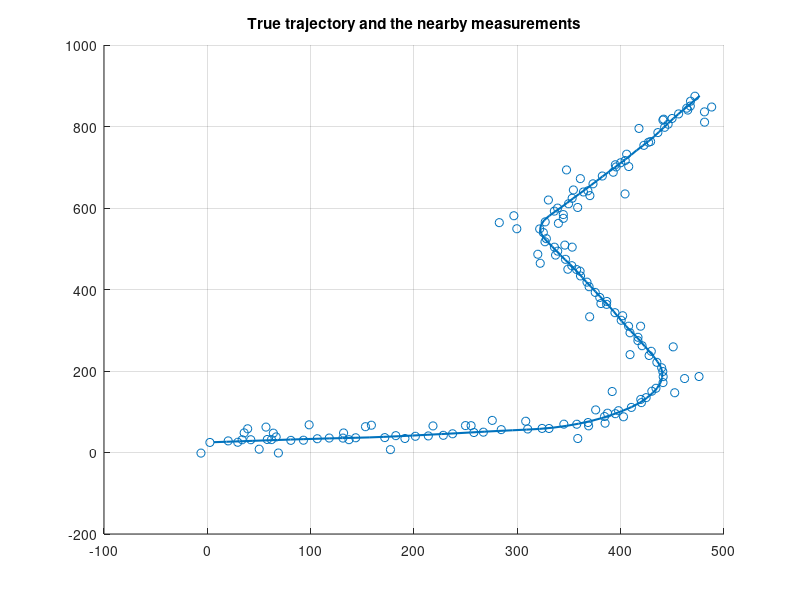
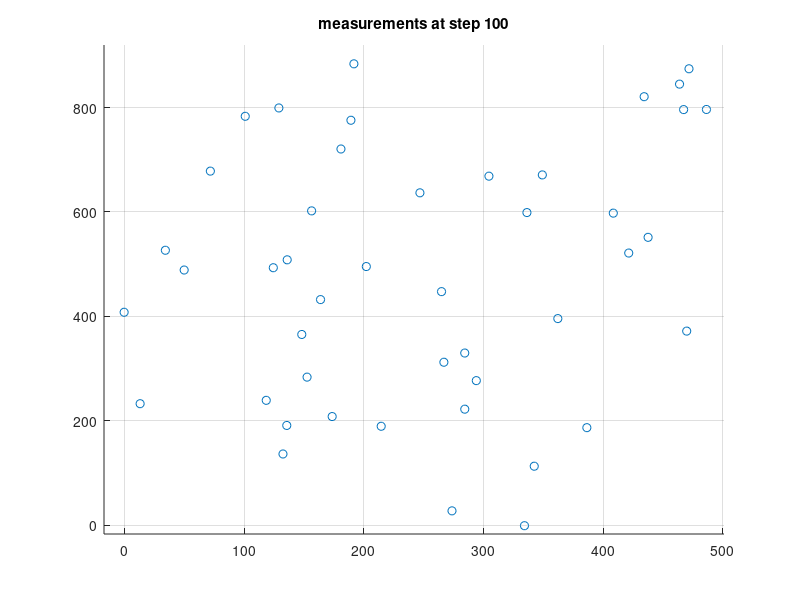

The MATLAB source for these figures, in order: (Note: this script raises an error after producing the figures.)
%% 
clc; clear; close all;

%% load data
usePregen = true; % you can generate your own data if set to false
if usePregen
    load task2data.mat;
else
    K = 100;
    Ts = 2.5;
    r = 5;
    q = [0.005, 1e-6*pi]; % q(1): CV noise (effective all the time), q(2): CT noise (effective only in turns)
    init.x = [0; 0; 2; 0; 0];
    init.P = diag([25, 25, 3, 3, 0.0005].^2);
    % detection and false alarm
    PDtrue = 0.9;
    lambdatrue = 1e-4;
    [Xgt, Z, a] = simulate_atc_track(Ts, K, q, r, init, PDtrue, lambdatrue, false);
end
%%

% plot measurements close to the trajectory
figure(1); clf; hold on; grid on;
Zplotdata = [];
plotMeasDist = 45;
for k = 1:K
   toPlot = false(size(Z{k},2),1);
   for j = 1:size(Z{k}, 2)
        v = Z{k}(:, j) - Xgt(1:2, k);
        toPlot(j) = v' * v <= plotMeasDist^2;
   end
   Zplotdata = [Zplotdata, Z{k}(:, toPlot)];
end
set(gca, 'ColorOrderIndex', 2)
scatter(Zplotdata(1,:), Zplotdata(2,:));
set(gca, 'ColorOrderIndex', 1)
plot(Xgt(1,:),Xgt(2,:), 'LineWidth',1.5);
title('True trajectory and the nearby measurements')
%%
% play measurement movie. Remember that you can click the stop button.
figure(2); clf; grid on;
set(gcf,'Visible','on')
plotpause = 0.1; % sets a pause in between time steps if it goes to fast
minZ = min(Xgt(1:2, :), [], 2);
maxZ = max(Xgt(1:2, :), [], 2);
minZ = minZ - 0.05*(maxZ - minZ);
maxZ = maxZ + 0.05*(maxZ - minZ);
for k = 1:K
    scatter(Z{k}(1,:), Z{k}(2,:))
    title(sprintf('measurements at step %d', k))
    axis([minZ(1), maxZ(1), minZ(2), maxZ(2)])
    grid on;
    drawnow;
    pause(plotpause);
end

%% %%%%%%%%%%%%%%%%%%%%%%%%%%%%%%%%%%%%%%%%%%%%%%%%%%%%%%%%%%%%%%%%%%%%%%%%
%%%%%%%%%%%%%%%%%%%%%%%%%%%%%%%%% PART I %%%%%%%%%%%%%%%%%%%%%%%%%%%%%%%%%%
%%%%%%%%%%%%%%%%%%%%%%%%%%%%%%%%%%%%%%%%%%%%%%%%%%%%%%%%%%%%%%%%%%%%%%%%%%%
% Look at individual EKF-PDAs
r = 5; 
qCV = 0.05;                % acceleration covariance                      
qCT = [0.05 , 0.000025];   % acceleration, turn rate covariance   

lambda = 1e-3;
PD = 0.8;
gateSize = 5^2;
% choose model to tune
s = 2;
%%%%%%%%%%%%%%%%%%%%%%%%%%%%%%%%%%%%%%%%%%%%%%%%%%%%%%%%%%%%%%%%%%%%%%%%%%%
% make models
models =  cell(2,1);
models{1} = EKF(discreteCVmodel(qCV, r));
models{2} = EKF(discreteCTmodel(qCT, r));

tracker =  cell(2,1);
tracker{1} = PDAF(models{1}, lambda, PD, gateSize);
tracker{2} = PDAF(models{2}, lambda, PD, gateSize);

% % % % allocate
xbar = zeros(5, K);
Pbar = zeros(5, 5, K);
xhat = zeros(5, K);
Phat = zeros(5, 5, K);
NEES = zeros(K, 1);
NEESpos = zeros(K, 1);
NEESvel = zeros(K, 1);

% initialize filter
xbar(:, 1) = [0; 0; 2; 0; 0];
Pbar(:, : ,1) = diag([25, 25, 3, 3, 0.0005].^2);

% filter
for k = 1:K
    [xhat(:, k) , Phat(:, :, k)] = tracker{s}.update(Z{k}, xbar(:, k), Pbar(:,: ,k));
    NEES(k) = ((xhat(1:3+s, k) - Xgt(1:3+s, k))' / squeeze(Phat(1:3+s, 1:3+s, k))) * (xhat(1:3+s, k) - Xgt(1:3+s, k));
    NEESpos(k) = ((xhat(1:2, k) - Xgt(1:2, k))' / squeeze(Phat(1:2, 1:2, k))) * (xhat(1:2, k) - Xgt(1:2, k));
    NEESvel(k) = ((xhat(3:4, k) - Xgt(3:4, k))' / squeeze(Phat(3:4, 3:4, k))) * (xhat(3:4 ,k) - Xgt(3:4 ,k));
    if k < K
        [xbar(:, k+1), Pbar(:, :, k+1)] = tracker{s}.predict(xhat(:, k), Phat(:, :, k), Ts);
    end
end

% errors
poserr = sqrt(sum((xhat(1:2,:) - Xgt(1:2,:)).^2, 1));
posRMSE = sqrt(mean(poserr.^2));
velerr = sqrt(sum((xhat(3:4, :) - Xgt(3:4, :)).^2, 1));
velRMSE = sqrt(mean(velerr.^2));

% consistency
chi2inv([0.025, 0.975], K*2)/K
ANEESpos = mean(NEESpos)
ANEESvel = mean(NEESvel)

chi2inv([0.025, 0.975], K*4)/K  %% 4*k = antall frihetsgrader
ANEES = mean(NEES)

% plot
figure(3); clf; hold on; grid on;
plot(xhat(1,:), xhat(2,:));
plot(Xgt(1, :), Xgt(2, :))
axis('equal')
%scatter(Z(1,:), Z(2, :));
title(sprintf('posRMSE = %.3f, velRMSE = %.3f',posRMSE, velRMSE))

figure(4); clf; hold on; grid on;
plot(xhat(5,:))
plot(Xgt(5,:))
ylabel('omega')

figure(5); clf;
subplot(3,1,1);
plot(NEES); grid on; hold on;
ylabel('NEES');
ciNEES = chi2inv([0.05, 0.95], 4);
inCI = sum((NEES >= ciNEES(1)) .* (NEES <= ciNEES(2)))/K * 100;
plot([1,K], repmat(ciNEES',[1,2])','r--')
text(104, -5, sprintf('%.2f%% inside CI', inCI),'Rotation',90);

subplot(3,1,2);
plot(NEESpos); grid on; hold on;
ylabel('NEESpos');
ciNEES = chi2inv([0.05, 0.95], 2);
inCI = sum((NEESpos >= ciNEES(1)) .* (NEESpos <= ciNEES(2)))/K * 100;
plot([1,K], repmat(ciNEES',[1,2])','r--')
text(104, -5, sprintf('%.2f%% inside CI', inCI),'Rotation',90);

subplot(3,1,3);
plot(NEESvel); grid on; hold on;
ylabel('NEESvel');
ciNEES = chi2inv([0.05, 0.95], 2);
inCI = sum((NEESvel >= ciNEES(1)) .* (NEESvel <= ciNEES(2)))/K * 100;
plot([1,K], repmat(ciNEES',[1,2])','r--')
text(104, -5, sprintf('%.2f%% inside CI', inCI),'Rotation',90);

%% %%%%%%%%%%%%%%%%%%%%%%%%%%%%%%%%%%%%%%%%%%%%%%%%%%%%%%%%%%%%%%%%%%%%%%%%
%%%%%%%%%%%%%%%%%%%%%%%%%%%%%%%%% PART II %%%%%%%%%%%%%%%%%%%%%%%%%%%%%%%%%
%%%%%%%%%%%%%%%%%%%%%%%%%%%%%%%%%%%%%%%%%%%%%%%%%%%%%%%%%%%%%%%%%%%%%%%%%%%
% IMM-PDA

% sensor 
r = 6;
lambda = 1e-3;
PD = 0.8;
gateSize = 10^2;

% dynamic models
qCV = 0.1;
qCT = [0.005, 0.000025];
x0 = [0; 0; 2; 0; 0];
P0 = diag([25, 25, 3, 3, 0.0005].^2);

% markov chain (you are free to parametrize this in another way)
PI11 = 0.95;
PI22 = 0.95;
p10 = 0.5;  % initial mode probability
%%%%%%%%%%%%%%%%%%%%%%%%%%%%%%%%%%%%%%%%%%%%%%%%%%%%%%%%%%%%%%%%%%%%%%%%%%%
PI = [PI11, (1 - PI22); (1 - PI11), PI22]; assert(all(sum(PI, 1) == [1, 1]),'columns of PI must sum to 1')
sprobs0 = [p10; (1 - p10)]; assert(sum(sprobs0) == 1, 'initial mode probabilities must sum to 1');


% make model
models =  cell(2,1);
models{1} = EKF(discreteCVmodel(qCV, r));
models{2} = EKF(discreteCTmodel(qCT, r));
imm = IMM(models, PI);
tracker = IMMPDAF(imm, lambda, PD, gateSize);

% allocate
xbar = zeros(5, 2, K);
Pbar = zeros(5, 5, 2, K);
probbar = zeros(2, K);
xhat = zeros(5, 2, K);
xest = zeros(5, K);
Pest = zeros(5, 5, K);
Phat = zeros(5, 5, 2, K);
probhat = zeros(2, K);
NEES = zeros(K, 1);
NEESpos = zeros(K, 1);
NEESvel = zeros(K, 1);

% initialize
xbar(:, :, 1) = repmat(x0, [1, 2]);
Pbar(:, : ,:, 1) = repmat(P0,[1,1,2]);
probbar(:, 1) = sprobs0;

% filter
for k=1:100
    % Update
    [probhat(:, k), xhat(:, :, k), Phat(:, :, :, k)] = tracker.update(Z{k}, probbar(:, k), xbar(:, :, k), Pbar(:, :, :, k));
    
    % Total state mean and cov
    [xest(:, k), Pest(:, :, k)] =  tracker.imm.estimate(probhat(: , k), xhat(:, :, k), Phat(:, :, :, k));
    
    NEES(k) = (xest(:, k) - Xgt(:, k))' * (Pest(:, :, k) \ (xest(:, k) - Xgt(:, k)));
    NEESpos(k) = (xest(1:2, k) - Xgt(1:2, k))' * (Pest(1:2, 1:2, k ) \ (xest(1:2, k) - Xgt(1:2, k)));
    NEESvel(k) = (xest(3:4, k) - Xgt(3:4, k))' * (Pest(3:4, 3:4, k ) \ (xest(3:4, k) - Xgt(3:4, k)));
    if k < 100
        [probbar(:, k+1), xbar(:, :, k+1), Pbar(:, :, :, k+1)] = ...
            tracker.predict(probhat(:, k), xhat(:, :, k), Phat(:, :, :, k), Ts);
    end
end

% errors
poserr = sqrt(sum((xest(1:2,:) - Xgt(1:2,:)).^2, 1));
posRMSE = sqrt(mean(poserr.^2)); % not true RMSE (which is over monte carlo simulations)
velerr = sqrt(sum((xest(3:4, :) - Xgt(3:4, :)).^2, 1));
velRMSE = sqrt(mean(velerr.^2)); % not true RMSE (which is over monte carlo simulations)
peakPosDeviation = max(poserr);
peakVelDeviation = max(velerr);

% consistency
CI2K = chi2inv([0.025, 0.975], K*2)/K
ANEESpos = mean(NEESpos)
ANEESvel = mean(NEESvel)

CI4K = chi2inv([0.025, 0.975], K*4)/K
ANEES = mean(NEES)

% plot
figure(6); clf; hold on; grid on;
plot(xest(1,:), xest(2,:));
plot(Xgt(1,:), Xgt(2, :));
axis('equal')
title(sprintf('posRMSE = %.3f, velRMSE = %.3f, peakPosDev = %.3f, peakVelDev = %.3f',posRMSE, velRMSE, peakPosDeviation, peakVelDeviation))

figure(7); clf; hold on; grid on;
plot(xest(5,:))
plot(Xgt(5,:))

figure(8); clf;
plot(probhat');
grid on;

figure(9); clf;
subplot(2,1,1); 
plot(poserr); grid on;
ylabel('position error')
subplot(2,1,2);
plot(velerr); grid on;
ylabel('velocity error')

figure(10); clf;
subplot(3,1,1);
plot(NEES); grid on; hold on;
ylabel('NEES');
ciNEES = chi2inv([0.05, 0.95], 4);
inCI = sum((NEES >= ciNEES(1)) .* (NEES <= ciNEES(2)))/K * 100;
plot([1,K], repmat(ciNEES',[1,2])','r--')
text(104, -5, sprintf('%.2f%% inside CI', inCI),'Rotation',90);

subplot(3,1,2);
plot(NEESpos); grid on; hold on;
ylabel('NEESpos');
ciNEES = chi2inv([0.05, 0.95], 2);
inCI = sum((NEESpos >= ciNEES(1)) .* (NEESpos <= ciNEES(2)))/K * 100;
plot([1,K], repmat(ciNEES',[1,2])','r--')
text(104, -5, sprintf('%.2f%% inside CI', inCI),'Rotation',90);

subplot(3,1,3);
plot(NEESvel); grid on; hold on;
ylabel('NEESvel');
ciNEES = chi2inv([0.05, 0.95], 2);
inCI = sum((NEESvel >= ciNEES(1)) .* (NEESvel <= ciNEES(2)))/K * 100;
plot([1,K], repmat(ciNEES',[1,2])','r--')
text(104, -5, sprintf('%.2f%% inside CI', inCI),'Rotation',90);
%%
%estimation "movie"
mTL = 0.2; % maximum transparancy (between 0 and 1);
plotpause = 0;%1; % lenght to pause between time steps;
plotRange = 2:K % the range to go through
N = 50; % number of points to use for ellipse;

%k = 31; assert(all([k > 1, k <= K]), 'K must be in proper range')
figure(11); clf; grid on; hold on; axis equal;
set(gcf,'Visible','on')
co = get(gca, 'colorOrder');
minAx = min(cell2mat(Z'));
maxAx = max(cell2mat(Z'));
thetas = (0:N)*2*pi/N;
for k = plotRange
    % tracker
    subplot(1,2,1);
    cla; grid on; hold on; axis equal;
    title(sprintf('time step %d', k));
    gated = tracker.gate(Z{k}, probbar(:, k), xbar(:, :, k), Pbar(:, :, :, k));
    minG = 1e20 * ones(2,1);
    maxG = zeros(2,1);
    [skupd, xkupd, Pkupd] = tracker.conditionalUpdate(Z{k}(:, gated), probbar(:, k), xbar(:, :, k), Pbar(:, :, :, k));
    beta = tracker.associationProbabilities(Z{k}(:, gated), probbar(:, k), xbar(:, :, k), Pbar(:, :, :, k));
    for s = 1:2
        plot(squeeze(xhat(1, s, 1:(k-1))), squeeze(xhat(2, s, 1:(k-1)))','Color', co(s,:));
        axis([minAx(1), maxAx(1), minAx(2), maxAx(2)])
        for j = 1:size(xkupd, 3)
            csj = mTL * co(s, :) + (1 - mTL) * (beta(j)*skupd(s, j)*co(s, :) + (1 - beta(j)*skupd(s, j)) * ones(1, 3)); % transparancy
            pl = plot([squeeze(xhat(1, s, k-1)); xkupd(1, s, j)], [squeeze(xhat(2, s, k-1)); xkupd(2, s, j)], '--', 'Color', csj);
            axis([minAx(1), maxAx(1), minAx(2), maxAx(2)])
            %alpha(pl, beta(j)*skupd(s, j));
            drawnow;
            covEllData = chol(Pkupd(1:2,1:2, s, j))' * [cos(thetas); sin(thetas)] + xkupd(1:2, s, j);
            pl = plot(covEllData(1, :), covEllData(2, :), '--', 'Color', csj);
        end
        
        [vk, Sk] = imm.modeFilters{s}.innovation([0,0], squeeze(xbar(:, s, k)), squeeze(Pbar(:, :, s, k)));
        gateData = chol(Sk)' * [cos(thetas); sin(thetas)] * sqrt(tracker.gateSize) + squeeze(xbar(1:2, s, k));
        plot(gateData(1, :),gateData(2, :), '.--', 'Color', co(s,:))
        scatter(Z{k}(1, :), Z{k}(2, :), 'rx')
        if a(k) > 0
            scatter(Z{k}(1, a(k)), Z{k}(2, a(k)), 'gx')
        end
        minGs = min(gateData, [], 2);
        minG = minGs .* (minGs < minG) + minG .* (minG < minGs);
        maxGs = max(gateData, [], 2);
        maxG = maxGs .* (maxGs > maxG) + maxG .* (maxG > maxGs);
        
    end
    scale = 1;
    minAx = minG - scale * (maxG - minG);
    maxAx = maxG + scale * (maxG - minG);
    axis([minAx(1), maxAx(1), minAx(2), maxAx(2)])
    %legend()
    
    % mode probabilities
    subplot(1,2,2)
    cla; grid on; hold on;
    for s = 1:2
        plot(probhat(s, 1:(k - 1)), 'Color', co(s, :));
        for j = 1:size(xkupd, 3)
            csj = mTL * co(s, :) + (1 - mTL) * (beta(j)*skupd(s, j)*co(s, :) + (1 - beta(j)*skupd(s, j)) * ones(1, 3)); % transparancy
            plot([k-1, k], [probhat(s, k-1), skupd(s, j)], '--', 'color', csj)
        end
    end
    axis([1, plotRange(end), 0, 1])
    drawnow;
    pause(plotpause)
end

%% Iterating over q & r

% parameters for the parameter grid
Nvals = 10;
qlow = 0.05;
qhigh = 10;
rlow = 0.1;
rhigh = 10;

% set the grid on logscale (not mandatory)
qs = logspace(log10(qlow), log10(qhigh), Nvals);
rs = logspace(log10(rlow), log10(rhigh), Nvals);

% sensor 
%r = 6;
lambda = 1e-3;
PD = 0.8;
gateSize = 10^2;

% dynamic models
%qCV = 0.1;
qCT = [0.005, 0.000025];
x0 = [0; 0; 2; 0; 0];
P0 = diag([25, 25, 3, 3, 0.0005].^2);

% markov chain (you are free to parametrize this in another way)
PI11 = 0.95;
PI22 = 0.95;
p10 = 0.5;  % initial mode probability
%%%%%%%%%%%%%%%%%%%%%%%%%%%%%%%%%%%%%%%%%%%%%%%%%%%%%%%%%%%%%%%%%%%%%%%%%%%
PI = [PI11, (1 - PI22); (1 - PI11), PI22]; assert(all(sum(PI, 1) == [1, 1]),'columns of PI must sum to 1')
sprobs0 = [p10; (1 - p10)]; assert(sum(sprobs0) == 1, 'initial mode probabilities must sum to 1');

% allocate
xbar = zeros(5, 2, K);
Pbar = zeros(5, 5, 2, K);
probbar = zeros(2, K);
xhat = zeros(5, 2, K);
xest = zeros(5, K);
Pest = zeros(5, 5, K);
Phat = zeros(5, 5, 2, K);
probhat = zeros(2, K);
NEES = zeros(Nvals, Nvals, K);
NEESpos = zeros(Nvals, Nvals, K);
NEESvel = zeros(Nvals, Nvals, K);

% initialize
xbar(:, :, 1) = repmat(x0, [1, 2]);
Pbar(:, : ,:, 1) = repmat(P0,[1,1,2]);
probbar(:, 1) = sprobs0;
for qi = 1:Nvals
    display(qi/Nvals);
    for ri = 1:Nvals
        % make model
        models =  cell(2,1);
        models{1} = EKF(discreteCVmodel(qi, ri));
        models{2} = EKF(discreteCTmodel(qCT, ri));
        imm = IMM(models, PI);
        tracker = IMMPDAF(imm, lambda, PD, gateSize);
        

        % filter
        for k=1:K
            % Update
            [probhat(:, k), xhat(:, :, k), Phat(:, :, :, k)] = tracker.update(Z{k}, probbar(:, k), xbar(:, :, k), Pbar(:, :, :, k));

            % Total state mean and cov
            [xest(:, k), Pest(:, :, k)] =  tracker.imm.estimate(probhat(: , k), xhat(:, :, k), Phat(:, :, :, k));

            NEES(qi,ri,k) = (xest(:, k) - Xgt(:, k))' * (Pest(:, :, k) \ (xest(:, k) - Xgt(:, k)));
            NEESpos(qi,ri,k) = (xest(1:2, k) - Xgt(1:2, k))' * (Pest(1:2, 1:2, k ) \ (xest(1:2, k) - Xgt(1:2, k)));
            NEESvel(qi,ri,k) = (xest(3:4, k) - Xgt(3:4, k))' * (Pest(3:4, 3:4, k ) \ (xest(3:4, k) - Xgt(3:4, k)));
            if k < 100
                [probbar(:, k+1), xbar(:, :, k+1), Pbar(:, :, :, k+1)] = ...
                    tracker.predict(probhat(:, k), xhat(:, :, k), Phat(:, :, :, k), Ts);
            end
        end
        
    end
end

ANEES = mean(NEES,3);
ANEESpos = mean(NEESpos,3);
ANEESvel = mean(NEESvel,3);

%% Plotting

% specify the  probabilities for confidence regions and calculate
alphas = [0.05 , 0.95];
CINIS = chi2inv ( alphas , 2* K )/ K;
disp(CINIS);

% plot
[qq ,rr] = meshgrid(qs, rs); % creates the needed grid for plotting
figure(4); clf; grid on;
surfc (qs , rs , ANEES' ) ; hold on ; % note transpose

caxis([0, 10])
[C, H] = contour3( qs , rs , ANIS' , CINIS ) ; % note transpose
i = 1;
while i <= size(C, 2)
    istart = i + 1;
    iend = i + C(2, i);
    % plots the countours on the surface
    plot3(C(1,istart:iend), C(2,istart:iend),ones(1,C(2, i))*C(1,i), 'r');
    i = i + C(2, i) + 1;
end
xlabel('q')
ylabel('r')
zlabel('ANIS')
zlim([0, 10])
